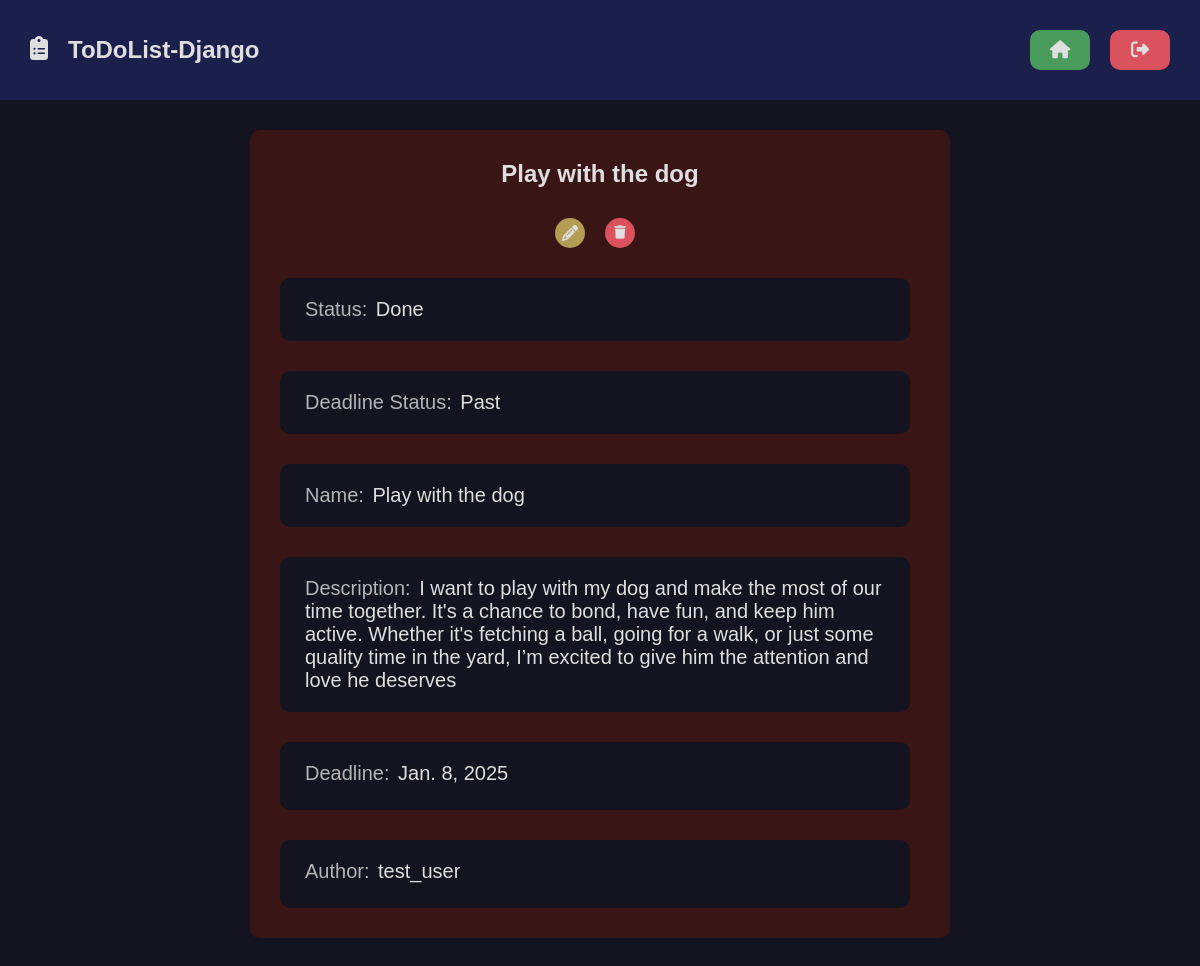
The page /detail/6/ (signed in) on the database its author committed.
### todolist/models.py (models this page shows, shortened)
class Task(models.Model):
    title = models.CharField(max_length=35)
    description = models.TextField(max_length=500)
    checked = models.BooleanField(default=False)
    deadline = models.DateField()
    created_at = models.DateTimeField(auto_now_add=True)
    updated_at=models.DateTimeField(auto_now=True)
    author = models.ForeignKey(
        User, on_delete=models.SET_NULL, null=True
    )
    @property
    def is_past_deadline(self):
        return datetime.date.today() > self.deadline

### todolist/views.py (the view)
# urls.py: path('detail/<int:task_id>/', views.detail, name='detail'),
@login_required(login_url='users:login', redirect_field_name='next')
def detail(request, task_id):
    task = get_object_or_404(Task, pk=task_id)
    return render(request, 'todolist/pages/home.html', {
        'task':task,
        'is_detail_page':True,
    })

### todolist/templates/todolist/pages/home.html (shortened to what this page needs)
{% extends "global/base.html" %}
{% block content %}
    <div class="main container">
        {% include "todolist/partials/todolist.html" %}
    </div>
{% endblock content %}

### todolist/templates/todolist/partials/todolist.html (shortened to what this page needs)
{% load static %}
{% if is_detail_page %}
<div class="todolist-container">
    {% if task.is_past_deadline %}
    <div class="todolist container border detail is-past-deadline">
    {% else %}
    <div class="todolist container border detail">
    {% endif %}
        <h2>{{task.title}}</h2>
        <div class="list-itens detail">
            {% include "todolist/partials/list_item.html" %}
        </div>
    </div>
</div>
{% endif %}

### todolist/templates/todolist/partials/list_item.html (shortened to what this page needs)
{% if is_detail_page %}
    <div class="list-item-actions" style="margin-top:1rem;">
        <div class="list-item-action-button">
            <a href="{% url 'todolist:edit_task' task.pk %}" class="list-item-action-button two" title="edit-item"><i class="fa-solid fa-pencil"></i></a>
        </div>
        <form class="list-item-action-button" action="{% url 'todolist:delete_item' task.pk %}" method="POST">
            <button class="list-item-action-button three " title="delete-item"><i class="fa-solid fa-trash"></i></button>
        </form>
    </div>
    <div class="detail list-item border">
        <div class="detail list-item-content">
            {% if task.checked %}
            <p class="detail list-item-text">Status: <span>Done</span></p>
            {% else %}
            <p class="detail list-item-text">Status: <span>Not done</span></p>
            {% endif %}
        </div>
    </div>
    <div class="detail list-item border">
        <div class="detail list-item-content">
            {% if task.is_past_deadline%}
            <p class="detail list-item-text">Deadline Status: <span>Past</span></p>
            {% else %}
            <p class="detail list-item-text">Deadline Status: <span>Not past</span></p>
            {% endif %}
        </div>
    </div>
    <div class="detail list-item border">
        <div class="detail list-item-content">
            <p class="detail list-item-text">Name: <span>{{ task.title }} </span></p>
        </div>
    </div>
    <div class="detail list-item border">
        <div class="detail list-item-content">
            <p class="detail list-item-text">Description: <span>{{ task.description }} </span></p>
        </div>
    </div>
    <div class="detail list-item border">
        <div class="detail list-item-content">
            <p class="detail list-item-text time">Deadline: <span>{{ task.deadline }} </span></p>
        </div>
    </div>
    <div class="detail list-item border">
        <div class="detail list-item-content">
            <p class="detail list-item-text time">Author: <span>{{ task.author.username }} </span></p>
        </div>
    </div>
{% endif %}

### base_static/global/css/style.css (style rules this page uses)
:root { --color-primary: #269fe6; --color-primary-hover: #2086c2; --color-primary-dark: #13141f; --color-primary-dark-header:#1b1f4b; --color-is-past-deadline-dark:#331414; --color-is-past-deadline:#3a1515; --color-primary-dark-hover: #212336; --color-primary-light: #d4ecfa; --color-primary-light-hover: #bdd8e7; --color-white: #dfdfdf; --color-black: #000; --color-dark-text: #444; --color-info-light: #cce5ff; --color-debug-light: #cce5ff; --color-success-light: #d4edda; --color-alert-light: #fff3cd; --color-warning-light: #fff3cd; --color-error-light: #f8d7da; --color-info-dark: #4d86c4; --color-debug-dark: #4d86c4; --color-success-dark: #4a9c5d; --color-alert-dark: #927f40; --color-warning-dark: #b39c53; --color-error-dark: #da525d; --color-gray-0: #f9f9f9; --color-gray-1: #e0e0e0; --color-gray-2: #c7c7c7; --color-gray-3: #aeaeae; --color-gray-4: #959595; --color-gray-5: #7d7d7d; --color-gray-6: #646464; --color-gray-7: #4b4b4b; --color-gray-8: #323232; --color-gray-9: #191919; --search-focus-color:#E8F0FE; --font-primary: sans-serif; --font-headings: sans-serif; --spacing-gutter-small: 2rem; --spacing-gutter-medium: 3rem; --spacing-gutter-large: 4rem; }
* { padding: 0; margin: 0; box-sizing: border-box; }
html { font-size: 62.5%; }
.border { border-radius: 1rem; }
body { font-size: 1.6rem; font-family: var(--font-primary); background-color: var(--color-primary-dark); }
h1,h2,h3,h4,h5,h6 { font-family: var(--font-headings); }
.container { max-width: 144rem; margin: 0 auto; padding: var(--spacing-gutter-medium); }
.main { display: flex; flex-direction: column; flex-wrap: nowrap; justify-content: center; width: 100%; }
.is-past-deadline { background: var(--color-is-past-deadline-dark) !important; }
.detail.is-past-deadline { background: var(--color-is-past-deadline) !important; }
.todolist { max-width: 70rem; width: 100%; max-height: 43rem; display: flex; flex-wrap: nowrap; flex-direction: column; gap: var(--spacing-gutter-small); justify-content: center; align-items: center; color: var(--color-white); background-color: var(--color-primary-dark-header); }
.todolist .list-itens { width: 100%; height: 100%; display: flex; flex-direction: column; align-items: center; gap: var(--spacing-gutter-medium); overflow-y: auto; padding-right: 1rem; }
.todolist .list-item { padding: var(--spacing-gutter-small); width: 100%; max-height: 5.8rem; display: flex; background-color: var(--color-primary-dark); justify-content: space-between; align-items: center; }
.list-item-actions { display: flex; justify-content: center; align-items: center; gap:var(--spacing-gutter-small); z-index: 999; }
.list-item-actions .list-item-action-button { display: flex; justify-content: center; align-items: center; width: 3rem; height: 3rem; border-radius: 50%; border: 0; cursor: pointer; text-decoration: none; color: var(--color-white); transition: all .2s ease; z-index: 999; }
.list-item-action-button.two { background: var(--color-warning-dark); }
.list-item-action-button.three { background: var(--color-error-dark); }
.list-item-content { max-width: 70%; overflow-x: auto; }
.list-item-text { font-size: 2rem; position: relative; padding: 0 .5rem; overflow-x: auto; word-wrap: none; }
.list-item-text::before { content: ''; position: absolute; width: var(--before-width, 0); height: 2.5px; background: var(--color-white); top: 50%; left: 0; transform: translateY(-50%); transition: all 1s ease; }
.todolist.detail { max-width: 70rem; width: 100%; max-height: none; }
.todolist.detail h2 { overflow-x: auto; max-width: 80%; text-align: center; }
.todolist .list-item.detail { width: 100%; max-height: none; }
.list-item-content.detail { max-width: none; overflow-x: none; }
.list-item-text.time.detail { margin-bottom: .5rem; }
.list-item-text.detail { font-size: 2rem; color: rgba(255, 255, 255, 0.682); }
.list-item-text.detail span { font-size: 2rem; margin-left: .3rem; color: var(--color-white); }
.list-item-text.detail::before { content: ''; display: none; }

### rows shown on the page
Task: title "Play with the dog", description "I want to play with my dog and make the most of our time together. It's a chance to bond, have fun, and keep him active. Whether it's fetching a ball, going for a walk, or just some quality time in the yard, I’m excited to give him the attention and love he deserves", deadline "Jan. 8, 2025", author.username "test_user"
